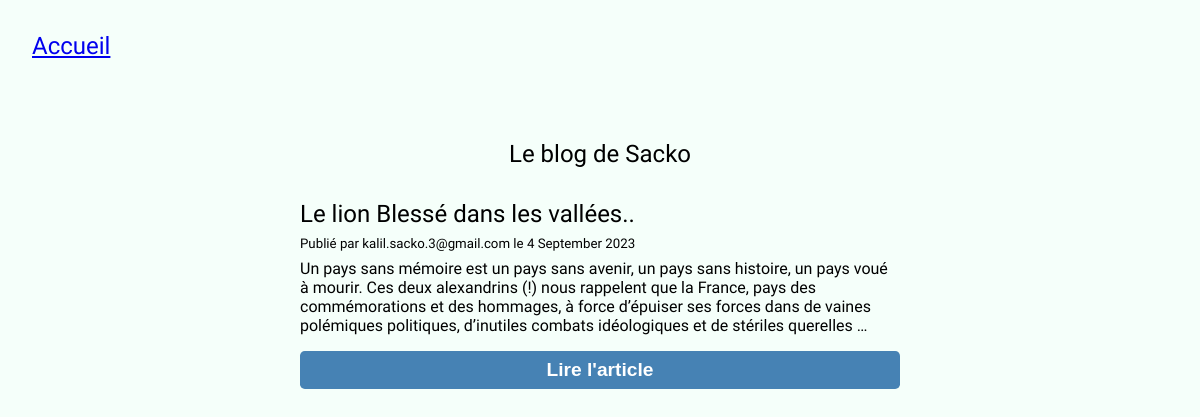
Screenshot of /blog/ with the database file from the repository.
### posts/models.py (models this page shows, shortened)
class BlogPost(models.Model):
    title = models.CharField(max_length=255, unique=True, verbose_name="Titre")# verbose_name permet de donner un label qui doit s'afficher dans les formulaires
    slug = models.CharField(max_length=255, unique=True, blank=True)
    author = models.ForeignKey(User, on_delete=models.SET_NULL, null=True, blank=True)
    last_updated = models.DateTimeField(auto_now=True)
    created_on = models.DateField(blank=True, null=True)
    published = models.BooleanField(default=False, verbose_name="Publié")
    content = models.TextField(blank=True, verbose_name="Contenu")
    thumbnail = models.ImageField(blank=True, upload_to='blog')
    class Meta:
        ordering = ['-created_on']
        verbose_name = "Article"
    @property
    def author_or_default(self):
        return self.author if self.author else "L'auteur inconnu"

### accounts/models.py (models this page shows, shortened)
class CustomUser(AbstractBaseUser):
    email = models.EmailField(
        unique=True,
        blank=False,
        max_length=255,
    )
    is_active = models.BooleanField(default=True)
    is_staff = models.BooleanField(default=False)
    is_admin = models.BooleanField(default=False)
    zip_code = models.CharField(blank=True, max_length=5)
    USERNAME_FIELD = "email"
    objects = MyUserManager()

### posts/views.py (the view)
# urls.py: path('', BlogHome.as_view(), name="home"),
class BlogHome(ListView):
    model = BlogPost
    context_object_name = "posts"
    def get_queryset(
            self):  # ici on verifie si le user est connecté pour lui envoyer tous les article, sinon seulement ceux publiés.
        queryset = super().get_queryset()
        if self.request.user.is_authenticated:
            return queryset
        else:
            return queryset.filter(published=True)

### posts/templates/posts/blogpost_list.html (shortened to what this page needs)
{% extends 'base.html' %}
{% block content %}
    <h1> Le blog de Sacko</h1>
    {% for post in posts %}
        <article>
          <div class="post-title">
               <h2>{{ post.title}}</h2>
          </div>
            <h5 class="post-author">Publié par <i>{{ post.author_or_default }}</i> le {{ post.created_on|date:'j F Y' }} </h5>
            <p class="post-excerpt">{{ post.content|safe|truncatewords:50 }}</p>
            <form action="{% url 'posts:post' slug=post.slug %}">
              <button class="btn btn-submit">Lire l'article</button>
            </form>
        </article>
    {% endfor %}
{% endblock %}

### posts/static/css/style.css (style rules this page uses)
body { background-color: mintcream; font-family: 'Raleway', sans-serif; }
#blog article { width: 50%; margin-top: 2rem; }
.post-title { display:flex; align-items: center; }
.post-author { margin: .5rem 0; }
.post-excerpt { margin-bottom: 1rem; }
.btn { padding: .5rem; border:none; font-weight: 600; font-size: 1.2rem; border-radius: .3rem; color: white; width: 100%; cursor: pointer; }
.btn-submit { background-color: steelblue; }

### rows the page displays
BlogPost: title "Le lion Blessé dans les vallées..", author_or_default "kalil.sacko.3@gmail.com", created_on "4 September 2023", content "Un pays sans mémoire est un pays sans avenir, un pays sans histoire, un pays voué à mourir. Ces deux alexandrins (!) nous rappelent que la France, pays des commémorations et des hommages, à force d’épuiser ses forces dans de vaines polémiques politiques, d’inutiles combats idéologiques et de stériles querelles …"
